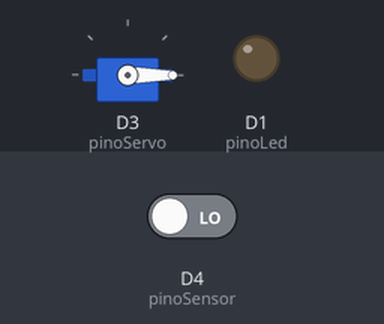
The sketch below on a simulated ESP8266 (NodeMCU). Shown: servo, output pins drawn as LEDs (lit = HIGH). The test bench sets the inputs (shaded band); at power-on: D4 (pinoSensor) LOW. WiFi joins after 1.5 s; servers stay silent unless stated; no MQTT or app messages arrive unless stated; what the sketch prints to the serial monitor is not drawn.

Above: at 0.0 s.
At 17.6 s:
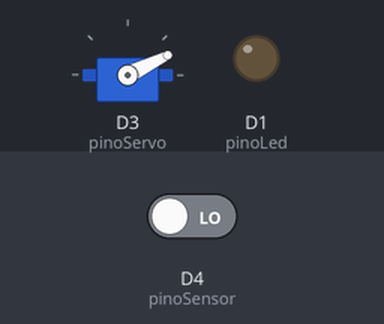
17.7 s: D4 (pinoSensor) driven HIGH
At 18.5 s:
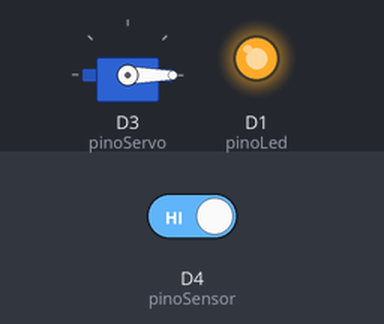
Timing chart, 0 to 20.7 s (numbered marks = the images above; inputs shaded):
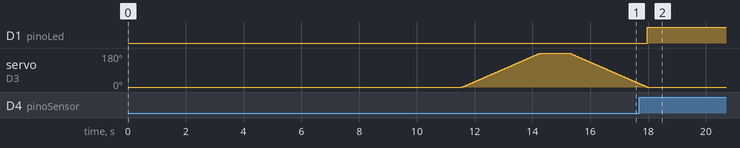

The sketch:

Projeto_OIC_-_Alimentador_com_NodeMcu.ino
```cpp
#include <ESP8266WiFi.h>
#include <PubSubClient.h>

//Equipamentos utilizados
//NodeMcu V3
//Servo Motor SG90
//Sensor infravermelho reflexivo de obstáculo HW-201
//Led de alto brilho


// Configuracao do led
#define pinoLed D1
// Configuracao do Sensor
#define pinoSensor D4

// Configuracao do servo
#include <Servo.h>
Servo s;
int pos;
#define pinoServo D3

// Setup WIFI e MQTT
const char* ssid = "RedeTeste"; //  nome da rede wifi
const char* password = "password"; // senha da rede wifi
const char* mqtt_server = "driver.cloudmqtt.com";
const int mqtt_port = 18819 ; // di
const char* mqtt_user = "apheflog";
const char* mqtt_password = "zSaFjeN3KUG6";
const char* mqtt_topic = "alimentador/status";

WiFiClient espClient;
PubSubClient client(espClient);


void setup() {
  pinMode(pinoLed, OUTPUT);
  pinMode(pinoSensor,INPUT);
  s.attach(pinoServo);
  s.write(0);


  setup_wifi();
  client.setServer(mqtt_server, mqtt_port);
}

void loop() {
  if (!client.connected()) {
    reconnect();
  }
  delay(10000);
  girar_servos();
  verifica_sensor();
  delay(60000);
  }


//FUNCOES AUXILIARES

void verifica_sensor(){
  if (digitalRead(pinoSensor) == 1){
    client.publish(mqtt_topic, "1",true);
    digitalWrite(pinoLed, HIGH);
  }
  else {
    client.publish(mqtt_topic, "0",true);
    digitalWrite(pinoLed, LOW);
  }
}

void girar_servos(){ // Gira o servo 180 graus aguarda 1 segundo e retorna a posição inicial
  for (pos = 0; pos < 180; pos++) {
    s.write(pos);
    delay(15);
  }
  delay(1000);
    for (pos = 180; pos >= 0; pos--) {
      s.write(pos);
      delay(15);
   }
}

void setup_wifi() {

  delay(10);
  // We start by connecting to a WiFi network
  Serial.println();
  Serial.print("Connecting to ");
  Serial.println(ssid);

  WiFi.begin(ssid, password);

  while (WiFi.status() != WL_CONNECTED) {
    delay(500);
    Serial.print(".");
  }

  Serial.println("");
  Serial.println("WiFi connected");
  Serial.println("IP address: ");
  Serial.println(WiFi.localIP());
}

void reconnect() {
  // Loop until we're reconnected
  while (!client.connected()) {
    Serial.print("Attempting MQTT connection...");
    // Attempt to connect
    if (client.connect("ESP8266Client", mqtt_user, mqtt_password)) {
      Serial.println("connected");
    } else {
      Serial.print("failed, rc=");
      Serial.print(client.state());
      Serial.println(" try again in 5 seconds");
      // Wait 5 seconds before retrying
      delay(2000);
    }
  }
}
```

Measured:
- after the input at 17.7 s, D1 (pinoLed): LOW → HIGH after 0.28 s
- by itself, servo on D3 (pinoServo): rises from 0° to 180° in 3.7 s, then falls to 18° in 2.4 s
